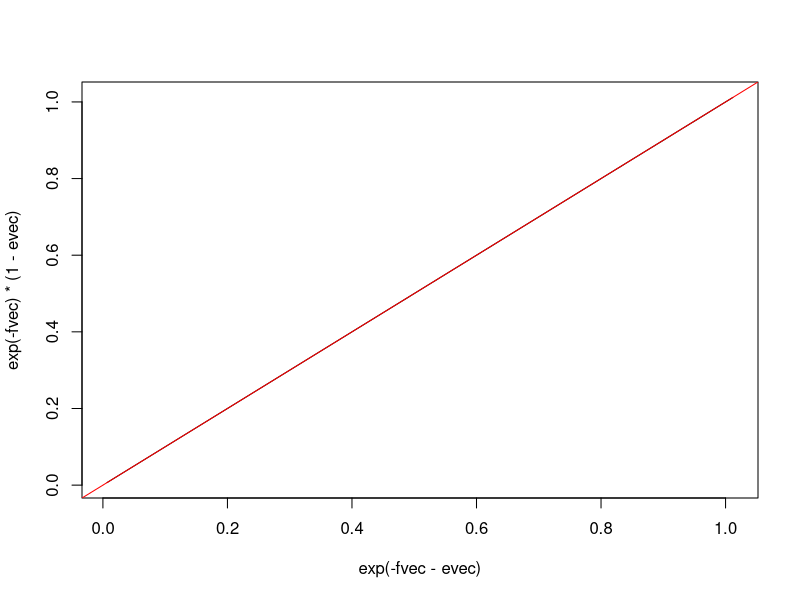

Recreate this plot in R.
####
##  Minimum coefficient of variation for log-concave distribution on R+
####

CoV <- function(fvec, naive = FALSE) {
  if (naive) {
    ys <- sample(xs, size = 1e5, replace = TRUE, prob = exp(-fvec))
    return(mean(ys)/sd(ys))
  }
  e1 <- sum(xs * exp(-fvec))/sum(exp(-fvec))
  e2 <- sum(xs^2 * exp(-fvec))/sum(exp(-fvec))
  e1/sqrt(e2 - e1^2)
}

ef <- function(fvec) {
  sum(xs * exp(-fvec))/sum(exp(-fvec))
}
e2f <- function(fvec) {
  sum(xs^2 * exp(-fvec))/sum(exp(-fvec))
}
varf <- function(fvec) {
  e1 <- sum(xs * exp(-fvec))/sum(exp(-fvec))
  e2 <- sum(xs^2 * exp(-fvec))/sum(exp(-fvec))
  e2 - e1^2  
}
d_ef <- function(fvec, evec, naive = FALSE) {
  if (naive) {
    return(ef(fvec + evec) - ef(fvec))
  }
  e1 <- ef(fvec)
  -sum(evec * (xs-e1) * exp(-fvec))/sum(exp(-fvec))
}

d_varf <- function(fvec, evec, naive = FALSE) {
  if (naive) {
    return(varf(fvec + evec) - varf(fvec))
  }
  e1 <- ef(fvec); e2 <- e2f(fvec)
  -sum(evec * (xs^2 - 2*xs * e1 - e2 + 2*e1^2) * exp(-fvec))/sum(exp(-fvec))
}



check_convex <- function(fvec) {
  diffs <- fvec[c(-1, -2)] + fvec[c(-(reso-1), -reso)] - 2 * fvec[c(-1, -reso)]
  min(diffs) >= -1e-10
}

reso <- 1e4
xs <- 1:reso/reso

fvec <- 5 * xs

CoV(5 * xs, TRUE)
CoV(5 * xs)
CoV(10 * xs, TRUE)

evec <- 1e-2 * rnorm(reso)

d_ef(fvec, evec, TRUE)
d_ef(fvec, evec)
d_varf(fvec, evec, TRUE)
d_varf(fvec, evec)

plot(exp(-fvec-evec), exp(-fvec)*(1-evec), type = "l")
abline(0, 1, col = "red")

